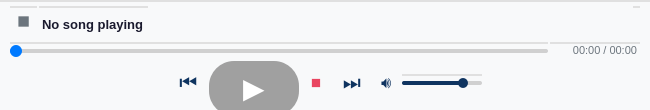
<?xml version="1.0" encoding="UTF-8"?>
<ui version="4.0">
 <class>PlayerControl</class>
 <widget class="QWidget" name="PlayerControl">
  <property name="geometry">
   <rect>
    <x>0</x>
    <y>0</y>
    <width>650</width>
    <height>110</height>
   </rect>
  </property>
  <property name="minimumSize">
   <size>
    <width>650</width>
    <height>110</height>
   </size>
  </property>
  <property name="maximumSize">
   <size>
    <width>16777215</width>
    <height>110</height>
   </size>
  </property>
  <property name="windowTitle">
   <string>Player</string>
  </property>
  <property name="styleSheet">
   <string notr="true">
    QWidget {
        background-color: #F8F9FA;
        border-top: 2px solid #E0E0E0;
    }
    QLabel {
        color: #1A1A2E;
        font-family: "Segoe UI", sans-serif;
    }
    QPushButton {
        background-color: transparent;
        border: none;
        color: #1A1A2E;
        font-family: "Segoe UI", sans-serif;
        padding: 8px;
    }
    QPushButton:hover {
        background-color: rgba(0, 0, 0, 0.05);
        border-radius: 20px;
    }
    QSlider::groove:horizontal {
        background-color: #D0D0D0;
        height: 4px;
        border-radius: 2px;
    }
    QSlider::handle:horizontal {
        background-color: #007AFF;
        width: 12px;
        height: 12px;
        margin: -4px 0;
        border-radius: 6px;
    }
    QSlider::sub-page:horizontal {
        background-color: #007AFF;
        border-radius: 2px;
    }
    QSlider::groove:vertical {
        background-color: #D0D0D0;
        width: 4px;
        border-radius: 2px;
    }
    QSlider::handle:vertical {
        background-color: #007AFF;
        width: 12px;
        height: 12px;
        margin: 0 -4px;
        border-radius: 6px;
    }
    QSlider::sub-page:vertical {
        background-color: #007AFF;
        border-radius: 2px;
    }
   </string>
  </property>
  <layout class="QVBoxLayout" name="verticalLayout">
   <property name="spacing">
    <number>2</number>
   </property>
   <property name="leftMargin">
    <number>10</number>
   </property>
   <property name="topMargin">
    <number>6</number>
   </property>
   <property name="rightMargin">
    <number>10</number>
   </property>
   <property name="bottomMargin">
    <number>6</number>
   </property>
   <item>
    <layout class="QHBoxLayout" name="songInfoLayout">
     <item>
      <widget class="QLabel" name="statusIndicator">
       <property name="text">
        <string>⏹</string>
       </property>
       <property name="styleSheet">
        <string notr="true">color: #6C757D; font-size: 18px; font-weight: bold;</string>
       </property>
      </widget>
     </item>
     <item>
      <widget class="QLabel" name="currentSongLabel">
       <property name="text">
        <string>No song playing</string>
       </property>
       <property name="styleSheet">
        <string notr="true">font-size: 13px; font-weight: 600; color: #1A1A2E;</string>
       </property>
      </widget>
     </item>
     <item>
      <spacer name="infoSpacer">
       <property name="orientation">
        <enum>Qt::Horizontal</enum>
       </property>
       <property name="sizeHint" stdset="0">
        <size>
         <width>40</width>
         <height>20</height>
        </size>
       </property>
      </spacer>
     </item>
     <item>
      <widget class="QLabel" name="songInfoLabel">
       <property name="text">
        <string/>
       </property>
       <property name="styleSheet">
        <string notr="true">font-size: 12px; color: #6C757D;</string>
       </property>
       <property name="alignment">
        <set>Qt::AlignRight</set>
       </property>
      </widget>
     </item>
    </layout>
   </item>
   <item>
    <layout class="QHBoxLayout" name="positionLayout">
     <item>
      <widget class="QSlider" name="positionSlider">
       <property name="orientation">
        <enum>Qt::Horizontal</enum>
       </property>
       <property name="enabled">
        <bool>false</bool>
       </property>
      </widget>
     </item>
     <item>
      <widget class="QLabel" name="timeLabel">
       <property name="text">
        <string>00:00 / 00:00</string>
       </property>
       <property name="styleSheet">
        <string notr="true">font-size: 11px; color: #6C757D; min-width: 90px;</string>
       </property>
       <property name="alignment">
        <set>Qt::AlignRight</set>
       </property>
      </widget>
     </item>
    </layout>
   </item>
   <item>
    <layout class="QHBoxLayout" name="controlLayout">
     <item>
      <spacer name="leftSpacer">
       <property name="orientation">
        <enum>Qt::Horizontal</enum>
       </property>
       <property name="sizeHint" stdset="0">
        <size>
         <width>40</width>
         <height>20</height>
        </size>
       </property>
      </spacer>
     </item>
     <item>
      <widget class="QPushButton" name="prevBtn">
       <property name="text">
        <string>⏮</string>
       </property>
       <property name="enabled">
        <bool>false</bool>
       </property>
       <property name="styleSheet">
        <string notr="true">QPushButton { font-size: 20px; padding: 5px 10px; color: #0F3460; } QPushButton:hover { background-color: rgba(15, 52, 96, 0.1); border-radius: 20px; }</string>
       </property>
       <property name="toolTip">
        <string>Previous</string>
       </property>
      </widget>
     </item>
     <item>
      <widget class="QPushButton" name="playBtn">
       <property name="text">
        <string>▶</string>
       </property>
       <property name="enabled">
        <bool>false</bool>
       </property>
       <property name="styleSheet">
        <string notr="true">QPushButton { font-size: 28px; padding: 5px 15px; background-color: #0F3460; border-radius: 25px; color: #FFFFFF; min-width: 60px; min-height: 45px; } QPushButton:hover { background-color: #1A1A4E; } QPushButton:disabled { background-color: #A0A0A0; }</string>
       </property>
       <property name="toolTip">
        <string>Play / Pause</string>
       </property>
      </widget>
     </item>
     <item>
      <widget class="QPushButton" name="stopBtn">
       <property name="text">
        <string>⏹</string>
       </property>
       <property name="enabled">
        <bool>false</bool>
       </property>
       <property name="styleSheet">
        <string notr="true">QPushButton { font-size: 20px; padding: 5px 10px; color: #E94560; } QPushButton:hover { background-color: rgba(233, 69, 96, 0.1); border-radius: 20px; }</string>
       </property>
       <property name="toolTip">
        <string>Stop</string>
       </property>
      </widget>
     </item>
     <item>
      <widget class="QPushButton" name="nextBtn">
       <property name="text">
        <string>⏭</string>
       </property>
       <property name="enabled">
        <bool>false</bool>
       </property>
       <property name="styleSheet">
        <string notr="true">QPushButton { font-size: 20px; padding: 5px 10px; color: #0F3460; } QPushButton:hover { background-color: rgba(15, 52, 96, 0.1); border-radius: 20px; }</string>
       </property>
       <property name="toolTip">
        <string>Next</string>
       </property>
      </widget>
     </item>
     <item>
      <widget class="QPushButton" name="volumeBtn">
       <property name="text">
        <string>🔊</string>
       </property>
       <property name="styleSheet">
        <string notr="true">QPushButton { font-size: 16px; padding: 5px 8px; color: #0F3460; } QPushButton:hover { background-color: rgba(15, 52, 96, 0.1); border-radius: 20px; }</string>
       </property>
       <property name="toolTip">
        <string>Mute</string>
       </property>
      </widget>
     </item>
     <item>
      <widget class="QSlider" name="volumeSlider">
       <property name="maximum">
        <number>100</number>
       </property>
       <property name="value">
        <number>80</number>
       </property>
       <property name="orientation">
        <enum>Qt::Horizontal</enum>
       </property>
       <property name="styleSheet">
        <string notr="true">QSlider::groove:horizontal { background-color: #D0D0D0; height: 4px; border-radius: 2px; } QSlider::handle:horizontal { background-color: #0F3460; width: 10px; height: 10px; margin: -3px 0; border-radius: 5px; } QSlider::sub-page:horizontal { background-color: #0F3460; border-radius: 2px; }</string>
       </property>
       <property name="maximumSize">
        <size>
         <width>80</width>
         <height>16777215</height>
        </size>
       </property>
      </widget>
     </item>
     <item>
      <spacer name="rightSpacer">
       <property name="orientation">
        <enum>Qt::Horizontal</enum>
       </property>
       <property name="sizeHint" stdset="0">
        <size>
         <width>40</width>
         <height>20</height>
        </size>
       </property>
      </spacer>
     </item>
    </layout>
   </item>
  </layout>
 </widget>
 <resources/>
 <connections/>
</ui>
